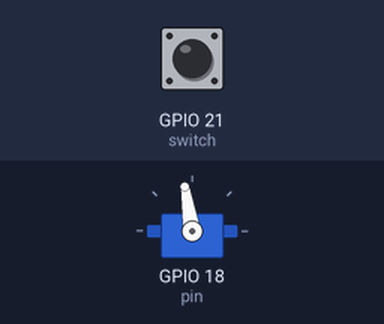
Simulated run of this program. Board: Raspberry Pi (BCM pin numbers). Parts: servo. The test bench sets the inputs (shaded band); at power-on: GPIO 21 (switch) LOW. Servo angles are drawn from the pulse width (0.5 ms = 0°, 2.5 ms = 180°). At 0.3 s the program stops and its outputs stay as they are.

Above: at 0.3 s.
Timing chart, 0 to 1.8 s (numbered marks = the images above):
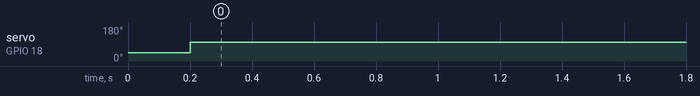

The program:

servo_test.py
```python
import RPi.GPIO as GPIO
import time

pin = 18 # PWM pin num 18
switch = 21


GPIO.setmode(GPIO.BCM)
GPIO.setup(pin, GPIO.OUT)

GPIO.setup(switch, GPIO.IN, pull_up_down=GPIO.PUD_DOWN)

p = GPIO.PWM(pin, 50)
p.start(0)
cnt = 0
c = 0

try:
    while 1:
        p.ChangeDutyCycle(1)
        time.sleep(0.1)
        p.ChangeDutyCycle(5)
        time.sleep(0.1)
        p.ChangeDutyCycle(8)
        time.sleep(0.1)
        c = c + 0.3
        if c >= 10:
            break

        if GPIO.input(21) == 0:
            break


except KeyboardInterrupt:
    p.stop()
GPIO.cleanup()
```

Measured:
- by itself, servo on GPIO 18 (pin): 45° → 99° at 0.20 s
